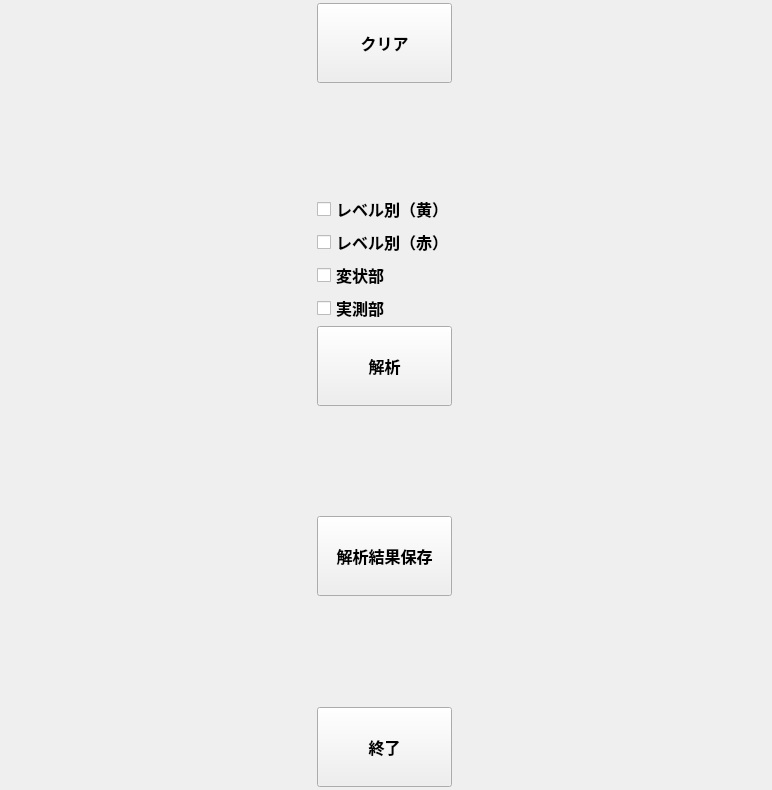
<?xml version="1.0" encoding="UTF-8"?>
<ui version="4.0">
 <class>MainController</class>
 <widget class="QWidget" name="MainController">
  <property name="geometry">
   <rect>
    <x>0</x>
    <y>0</y>
    <width>772</width>
    <height>790</height>
   </rect>
  </property>
  <property name="sizePolicy">
   <sizepolicy hsizetype="Expanding" vsizetype="Expanding">
    <horstretch>0</horstretch>
    <verstretch>0</verstretch>
   </sizepolicy>
  </property>
  <property name="font">
   <font>
    <family>Consolas</family>
    <pointsize>12</pointsize>
    <weight>75</weight>
    <bold>true</bold>
   </font>
  </property>
  <property name="windowTitle">
   <string>Form</string>
  </property>
  <layout class="QVBoxLayout" name="verticalLayout">
   <property name="spacing">
    <number>3</number>
   </property>
   <property name="leftMargin">
    <number>3</number>
   </property>
   <property name="topMargin">
    <number>3</number>
   </property>
   <property name="rightMargin">
    <number>3</number>
   </property>
   <property name="bottomMargin">
    <number>3</number>
   </property>
   <item>
    <layout class="QHBoxLayout" name="horizontalLayout_2">
     <item>
      <layout class="QVBoxLayout" name="vlFirst"/>
     </item>
     <item>
      <layout class="QVBoxLayout" name="vlSecond">
       <item>
        <layout class="QGridLayout" name="gridLayout">
         <item row="9" column="0">
          <spacer name="verticalSpacer">
           <property name="orientation">
            <enum>Qt::Vertical</enum>
           </property>
           <property name="sizeHint" stdset="0">
            <size>
             <width>20</width>
             <height>40</height>
            </size>
           </property>
          </spacer>
         </item>
         <item row="6" column="0">
          <widget class="QCheckBox" name="chbxShowAnalized">
           <property name="minimumSize">
            <size>
             <width>100</width>
             <height>0</height>
            </size>
           </property>
           <property name="maximumSize">
            <size>
             <width>100</width>
             <height>1000</height>
            </size>
           </property>
           <property name="text">
            <string>変状部</string>
           </property>
          </widget>
         </item>
         <item row="7" column="0">
          <widget class="QCheckBox" name="chbxShowMeasured">
           <property name="minimumSize">
            <size>
             <width>100</width>
             <height>0</height>
            </size>
           </property>
           <property name="maximumSize">
            <size>
             <width>100</width>
             <height>1000</height>
            </size>
           </property>
           <property name="text">
            <string>実測部</string>
           </property>
          </widget>
         </item>
         <item row="0" column="0">
          <widget class="QPushButton" name="btnRefresh">
           <property name="sizePolicy">
            <sizepolicy hsizetype="Expanding" vsizetype="Expanding">
             <horstretch>0</horstretch>
             <verstretch>0</verstretch>
            </sizepolicy>
           </property>
           <property name="minimumSize">
            <size>
             <width>135</width>
             <height>30</height>
            </size>
           </property>
           <property name="maximumSize">
            <size>
             <width>135</width>
             <height>80</height>
            </size>
           </property>
           <property name="text">
            <string>クリア</string>
           </property>
          </widget>
         </item>
         <item row="5" column="0">
          <widget class="QCheckBox" name="chbxShowLevel_R">
           <property name="minimumSize">
            <size>
             <width>100</width>
             <height>0</height>
            </size>
           </property>
           <property name="maximumSize">
            <size>
             <width>180</width>
             <height>1000</height>
            </size>
           </property>
           <property name="text">
            <string>レベル別（赤）</string>
           </property>
          </widget>
         </item>
         <item row="12" column="0">
          <widget class="QPushButton" name="pushButton_6">
           <property name="sizePolicy">
            <sizepolicy hsizetype="Expanding" vsizetype="Expanding">
             <horstretch>0</horstretch>
             <verstretch>0</verstretch>
            </sizepolicy>
           </property>
           <property name="minimumSize">
            <size>
             <width>135</width>
             <height>30</height>
            </size>
           </property>
           <property name="maximumSize">
            <size>
             <width>135</width>
             <height>80</height>
            </size>
           </property>
           <property name="text">
            <string>終了</string>
           </property>
          </widget>
         </item>
         <item row="4" column="0">
          <widget class="QCheckBox" name="chbxShowLevel_Y">
           <property name="maximumSize">
            <size>
             <width>180</width>
             <height>16777215</height>
            </size>
           </property>
           <property name="text">
            <string>レベル別（黄）</string>
           </property>
          </widget>
         </item>
         <item row="8" column="0">
          <widget class="QPushButton" name="btnAnalyze">
           <property name="sizePolicy">
            <sizepolicy hsizetype="Expanding" vsizetype="Expanding">
             <horstretch>0</horstretch>
             <verstretch>0</verstretch>
            </sizepolicy>
           </property>
           <property name="minimumSize">
            <size>
             <width>135</width>
             <height>30</height>
            </size>
           </property>
           <property name="maximumSize">
            <size>
             <width>135</width>
             <height>80</height>
            </size>
           </property>
           <property name="layoutDirection">
            <enum>Qt::LeftToRight</enum>
           </property>
           <property name="text">
            <string>解析</string>
           </property>
          </widget>
         </item>
         <item row="2" column="0">
          <spacer name="verticalSpacer_2">
           <property name="orientation">
            <enum>Qt::Vertical</enum>
           </property>
           <property name="sizeHint" stdset="0">
            <size>
             <width>20</width>
             <height>20</height>
            </size>
           </property>
          </spacer>
         </item>
         <item row="10" column="0">
          <widget class="QPushButton" name="saveBtn">
           <property name="sizePolicy">
            <sizepolicy hsizetype="Expanding" vsizetype="Expanding">
             <horstretch>0</horstretch>
             <verstretch>0</verstretch>
            </sizepolicy>
           </property>
           <property name="minimumSize">
            <size>
             <width>135</width>
             <height>30</height>
            </size>
           </property>
           <property name="maximumSize">
            <size>
             <width>135</width>
             <height>80</height>
            </size>
           </property>
           <property name="text">
            <string>解析結果保存</string>
           </property>
          </widget>
         </item>
         <item row="11" column="0">
          <spacer name="verticalSpacer_3">
           <property name="orientation">
            <enum>Qt::Vertical</enum>
           </property>
           <property name="sizeHint" stdset="0">
            <size>
             <width>20</width>
             <height>40</height>
            </size>
           </property>
          </spacer>
         </item>
        </layout>
       </item>
      </layout>
     </item>
    </layout>
   </item>
  </layout>
 </widget>
 <resources/>
 <connections/>
</ui>
